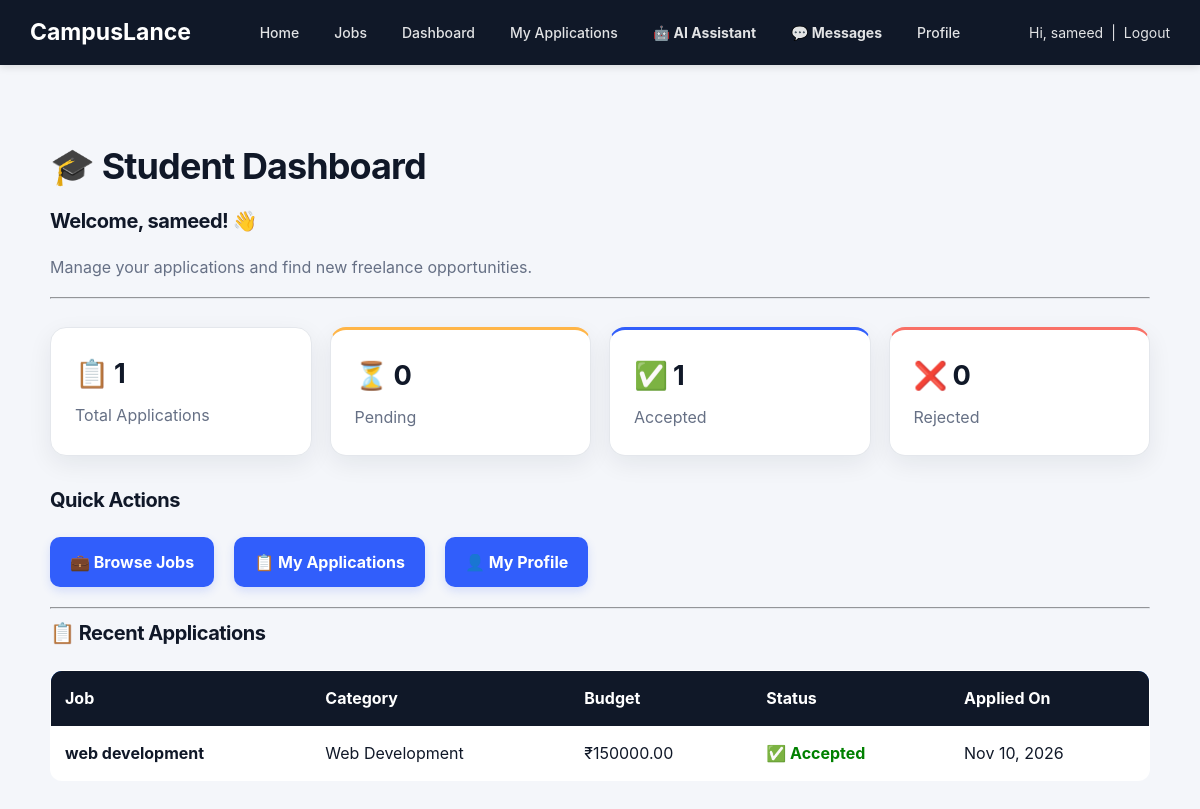
The page /dashboard/student/ (signed in) on the database its author committed.
### accounts/models.py (models this page shows, shortened)
class CustomUser(AbstractUser):
    ROLE_CHOICES = (
        ('student', 'Student'),
        ('client', 'Client'),
    )
    role = models.CharField(max_length=20, choices=ROLE_CHOICES)
    phone = models.CharField(max_length=15, blank=True)
    profile_image = models.ImageField(
        upload_to='profile_images/',
        blank=True,
        null=True
    )
    college = models.CharField(max_length=200, blank=True)
    department = models.CharField(max_length=100, blank=True)
    location = models.CharField(max_length=100, blank=True)
    skills = models.TextField(blank=True)
    education = models.TextField(blank=True)
    experience = models.TextField(blank=True)
    github = models.URLField(blank=True)
    linkedin = models.URLField(blank=True)
    portfolio = models.URLField(blank=True)
    resume = models.FileField(
        upload_to='resumes/',
        blank=True,
        null=True
    )
    about = models.TextField(blank=True)

### applications/models.py (models this page shows, shortened)
class Application(models.Model):
    STATUS_CHOICES = [
        ("Pending", "Pending"),
        ("Accepted", "Accepted"),
        ("Rejected", "Rejected"),
    ]
    job = models.ForeignKey(
        Job,
        on_delete=models.CASCADE,
        related_name="applications"
    )
    student = models.ForeignKey(
        settings.AUTH_USER_MODEL,
        on_delete=models.CASCADE,
        related_name="applications"
    )
    proposal = models.TextField()
    applied_at = models.DateTimeField(auto_now_add=True)
    status = models.CharField(
        max_length=20,
        choices=STATUS_CHOICES,
        default="Pending"
    )
    class Meta:
        unique_together = ("job", "student")

### jobs/models.py (models this page shows, shortened)
class Job(models.Model):
    CATEGORY_CHOICES = [
        ('Web Development', 'Web Development'),
        ('Python', 'Python'),
        ('UI/UX', 'UI/UX'),
        ('Java', 'Java'),
        ('Cyber Security', 'Cyber Security'),
        ('Data Science', 'Data Science'),
    ]
    client = models.ForeignKey(
        CustomUser,
        on_delete=models.CASCADE,
        related_name="jobs"
    )
    title = models.CharField(max_length=200)
    category = models.CharField(
        max_length=100,
        choices=CATEGORY_CHOICES
    )
    description = models.TextField()
    budget = models.DecimalField(
        max_digits=10,
        decimal_places=2
    )
    deadline = models.DateField()
    created_at = models.DateTimeField(auto_now_add=True)

### dashboard/views.py (the view)
@login_required
def student_dashboard(request):
    applications = Application.objects.filter(
        student=request.user
    ).select_related("job")
    context = {
        "total_applications": applications.count(),
        "pending_applications": applications.filter(
            status="Pending"
        ).count(),
        "accepted_applications": applications.filter(
            status="Accepted"
        ).count(),
        "rejected_applications": applications.filter(
            status="Rejected"
        ).count(),
        "recent_applications": applications.order_by(
            "-applied_at"
        )[:5],
    }
    return render(
        request,
        "dashboard/student_dashboard.html",
        context
    )

### messaging/context_processors.py (called while the page is built)
def unread_messages(request):
    if not request.user.is_authenticated:
        return {
            "unread_message_count": 0
        }
    count = Message.objects.filter(
        receiver=request.user,
        is_read=False
    ).count()
    return {
        "unread_message_count": count
    }

### templates/dashboard/student_dashboard.html (shortened to what this page needs)
{% extends "base.html" %}
{% block content %}
<div class="dashboard-page student-dashboard" style="max-width:1100px;margin:auto;">
    <h1>🎓 Student Dashboard</h1>
    <h2>Welcome, {{ request.user.username }}! 👋</h2>
    <p>
        Manage your applications and find new freelance opportunities.
    </p>
    <hr>
    <div class="dashboard-stats" style="
        display:flex;
        gap:20px;
        flex-wrap:wrap;
        margin:30px 0;
    ">
        <div class="dashboard-stat-card" style="
            flex:1;
            min-width:200px;
            padding:25px;
            background:#e8f1ff;
            border-radius:10px;
            text-align:center;
        ">
            <h2>📋 {{ total_applications }}</h2>
            <p>Total Applications</p>
        </div>
        <div class="dashboard-stat-card dashboard-stat-amber" style="
            flex:1;
            min-width:200px;
            padding:25px;
            background:#fff3cd;
            border-radius:10px;
            text-align:center;
        ">
            <h2>⏳ {{ pending_applications }}</h2>
            <p>Pending</p>
        </div>
        <div class="dashboard-stat-card dashboard-stat-success" style="
            flex:1;
            min-width:200px;
            padding:25px;
            background:#d1e7dd;
            border-radius:10px;
            text-align:center;
        ">
            <h2>✅ {{ accepted_applications }}</h2>
            <p>Accepted</p>
        </div>
        <div class="dashboard-stat-card dashboard-stat-danger" style="
            flex:1;
            min-width:200px;
            padding:25px;
            background:#f8d7da;
            border-radius:10px;
            text-align:center;
        ">
            <h2>❌ {{ rejected_applications }}</h2>
            <p>Rejected</p>
        </div>
    </div>
    <h2>Quick Actions</h2>
    <div class="dashboard-actions" style="margin:20px 0;">
        <a href="/jobs/" style="
            display:inline-block;
            padding:12px 20px;
            background:#0d6efd;
            color:white;
            text-decoration:none;
            border-radius:6px;
            margin-right:10px;
        ">
            💼 Browse Jobs
        </a>
        <a href="/applications/my/" style="
            display:inline-block;
            padding:12px 20px;
            background:#198754;
            color:white;
            text-decoration:none;
            border-radius:6px;
            margin-right:10px;
        ">
            📋 My Applications
        </a>
        <a href="/profiles/" style="
            display:inline-block;
            padding:12px 20px;
            background:#6f42c1;
            color:white;
            text-decoration:none;
            border-radius:6px;
        ">
            👤 My Profile
        </a>
    </div>
    <hr>
    <h2>📋 Recent Applications</h2>
    {% if recent_applications %}
    <table class="dashboard-table" style="
        width:100%;
        border-collapse:collapse;
        margin-top:20px;
    ">
        <tr style="background:#0d6efd;color:white;">
            <th style="padding:12px;">
                Job
            </th>
            <th style="padding:12px;">
                Category
            </th>
            <th style="padding:12px;">
                Budget
            </th>
            <th style="padding:12px;">
                Status
            </th>
            <th style="padding:12px;">
                Applied On
            </th>
        </tr>
        {% for application in recent_applications %}
        <tr style="border-bottom:1px solid #ddd;">
            <td style="padding:12px;">
                <strong>
                    {{ application.job.title }}
                </strong>
            </td>
            <td style="padding:12px;">
                {{ application.job.category }}
            </td>
            <td style="padding:12px;">
                ₹{{ application.job.budget }}
            </td>
            <td style="padding:12px;">
                {% if application.status == "Accepted" %}
                    <strong style="color:green;">
                        ✅ Accepted
                    </strong>
                {% elif application.status == "Rejected" %}
                    <strong style="color:red;">
                        ❌ Rejected
                    </strong>
                {% else %}
                    <strong style="color:#d39e00;">
                        ⏳ Pending
                    </strong>
                {% endif %}
            </td>
            <td style="padding:12px;">
                {{ application.applied_at|date:"M d, Y" }}
            </td>
        </tr>
        {% endfor %}
    </table>
    {% endif %}
</div>
{% endblock %}

### templates/base.html (shortened to what this page needs)
<!DOCTYPE html>
<html lang="en">
<head>
    {% load static %}
    <link
        rel="stylesheet"
        href="{% static 'css/style.css' %}"
    >
</head>
<body>
<nav class="navbar">
    <a
        href="{% url 'home' %}"
        class="navbar-brand"
    >
        CampusLance
    </a>
    <div class="navbar-links">
        <a href="{% url 'home' %}">
            Home
        </a>
        <a href="{% url 'job_list' %}">
            Jobs
        </a>
        {% if user.is_authenticated %}
            {% if user.role == "client" %}
                <a href="{% url 'client_dashboard' %}">
                    Dashboard
                </a>
            {% else %}
                <a href="{% url 'student_dashboard' %}">
                    Dashboard
                </a>
            {% endif %}
            {% if user.role == "student" %}
                <a href="{% url 'my_applications' %}">
                    My Applications
                </a>
                <a
                    href="{% url 'ai_assistant' %}"
                    class="ai-link"
                >
                    🤖 AI Assistant
                </a>
            {% endif %}
            <a
                href="{% url 'message_inbox' %}"
                class="messages-link"
            >
                💬 Messages
            </a>
            <a href="{% url 'profile' %}">
                Profile
            </a>
        {% endif %}
    </div>
    {% if user.is_authenticated %}
        <div class="navbar-user">
            <span>
                Hi, {{ user.username }}
            </span>
            <span>
                |
            </span>
            <a href="{% url 'logout' %}">
                Logout
            </a>
        </div>
    {% endif %}
</nav>
<main>
    <div class="container">
        {% block content %}
        {% endblock %}
    </div>
</main>
</body>
</html>

### static/css/style.css (style rules this page uses)
* { box-sizing: border-box; }
html { scroll-behavior: smooth; }
body { margin: 0; padding: 0; font-family: Arial, Helvetica, sans-serif; background: #f8fafc; color: #172033; line-height: 1.6; }
.container { width: 100%; max-width: 1180px !important; margin: 0 auto; padding-left: 24px; padding-right: 24px; }
a { text-decoration: none; }
:root { --cl-navy: #101828; --cl-blue: #315EFB; --cl-amber: #FFB547; --cl-background: #F4F6FA; --cl-surface: #FFFFFF; --cl-muted: #667085; --cl-border: #E4E7EC; --cl-blue-soft: #EEF2FF; --cl-amber-soft: #FFF4E2; --cl-success: #067647; --cl-danger: #B42318; --cl-radius: 16px; --cl-shadow: 0 8px 24px rgba(16, 24, 40, 0.07); }
html { scroll-padding-top: 90px; }
body { background: var(--cl-background) !important; color: var(--cl-navy) !important; font-family: Inter, "Segoe UI", Arial, sans-serif; line-height: 1.65; }
h1, h2, h3, h4, h5, h6 { color: var(--cl-navy); font-weight: 750; letter-spacing: -0.025em; }
p { color: var(--cl-muted); }
a { color: var(--cl-blue); transition: color 0.18s ease, background-color 0.18s ease, border-color 0.18s ease, box-shadow 0.18s ease, transform 0.18s ease; }
.navbar { position: relative; z-index: 20; background: var(--cl-navy) !important; color: #fff; box-shadow: 0 4px 18px rgba(16, 24, 40, 0.16); }
.navbar-brand, .navbar-brand:hover { color: #fff !important; }
.navbar-links a, .navbar-user, .navbar-user a, .navbar .nav-link { color: rgba(255, 255, 255, 0.88) !important; text-decoration: none; transition: color 0.18s ease, background-color 0.18s ease; }
.navbar-links a { border-radius: 8px; padding: 8px 10px !important; }
.container { max-width: 1180px !important; }
main > .container { padding-top: 34px; padding-bottom: 48px; }
hr { border-color: var(--cl-border); opacity: 1; }
.dashboard-page { padding-top: 14px; }
.dashboard-page > h1 { margin-bottom: 8px; font-size: clamp(1.8rem, 3vw, 2.35rem); }
.dashboard-page > h2 { margin-top: 8px; font-size: 1.25rem; }
.dashboard-page > p { color: var(--cl-muted); }
.dashboard-stats { gap: 18px !important; margin: 28px 0 !important; }
.dashboard-page .dashboard-stat-card { min-width: 180px !important; padding: 24px !important; border: 1px solid var(--cl-border); border-radius: var(--cl-radius) !important; background: var(--cl-surface) !important; box-shadow: var(--cl-shadow); text-align: left !important; transition: transform 0.18s ease, box-shadow 0.18s ease; }
.dashboard-page .dashboard-stat-card h2 { margin: 0 0 6px; color: var(--cl-navy); font-size: 1.7rem; }
.dashboard-page .dashboard-stat-card p { margin: 0; color: var(--cl-muted); }
.dashboard-page .dashboard-stat-amber { border-top: 3px solid var(--cl-amber); }
.dashboard-page .dashboard-stat-success { border-top: 3px solid var(--cl-blue); }
.dashboard-page .dashboard-stat-danger { border-top: 3px solid #F97066; }
.dashboard-actions { display: flex; flex-wrap: wrap; gap: 10px; }
.dashboard-actions a, .dashboard-page a[style*="background:#0d6efd"], .dashboard-page a[style*="background:#198754"], .dashboard-page a[style*="background:#6f42c1"] { border-radius: 10px !important; background: var(--cl-blue) !important; box-shadow: 0 4px 10px rgba(49, 94, 251, 0.16); color: #fff !important; font-weight: 650; transition: transform 0.18s ease, box-shadow 0.18s ease; }
.dashboard-table { overflow: hidden; border: 1px solid var(--cl-border); border-radius: 12px; background: var(--cl-surface); }
.dashboard-table th { background: var(--cl-navy) !important; color: #fff !important; text-align: left; }
.dashboard-table td, .dashboard-table th { padding: 14px !important; }
.dashboard-table tr { border-color: var(--cl-border) !important; }

### rows shown on the page
CustomUser: username "sameed", user.username "sameed"
Application: job "web development", job.category "Web Development", job.budget "150000.00", status "✅ Accepted", applied_at "Nov 10, 2026"

### other values the page prints
{{ total_applications }} "1"
{{ pending_applications }} "0"
{{ accepted_applications }} "1"
{{ rejected_applications }} "0"
